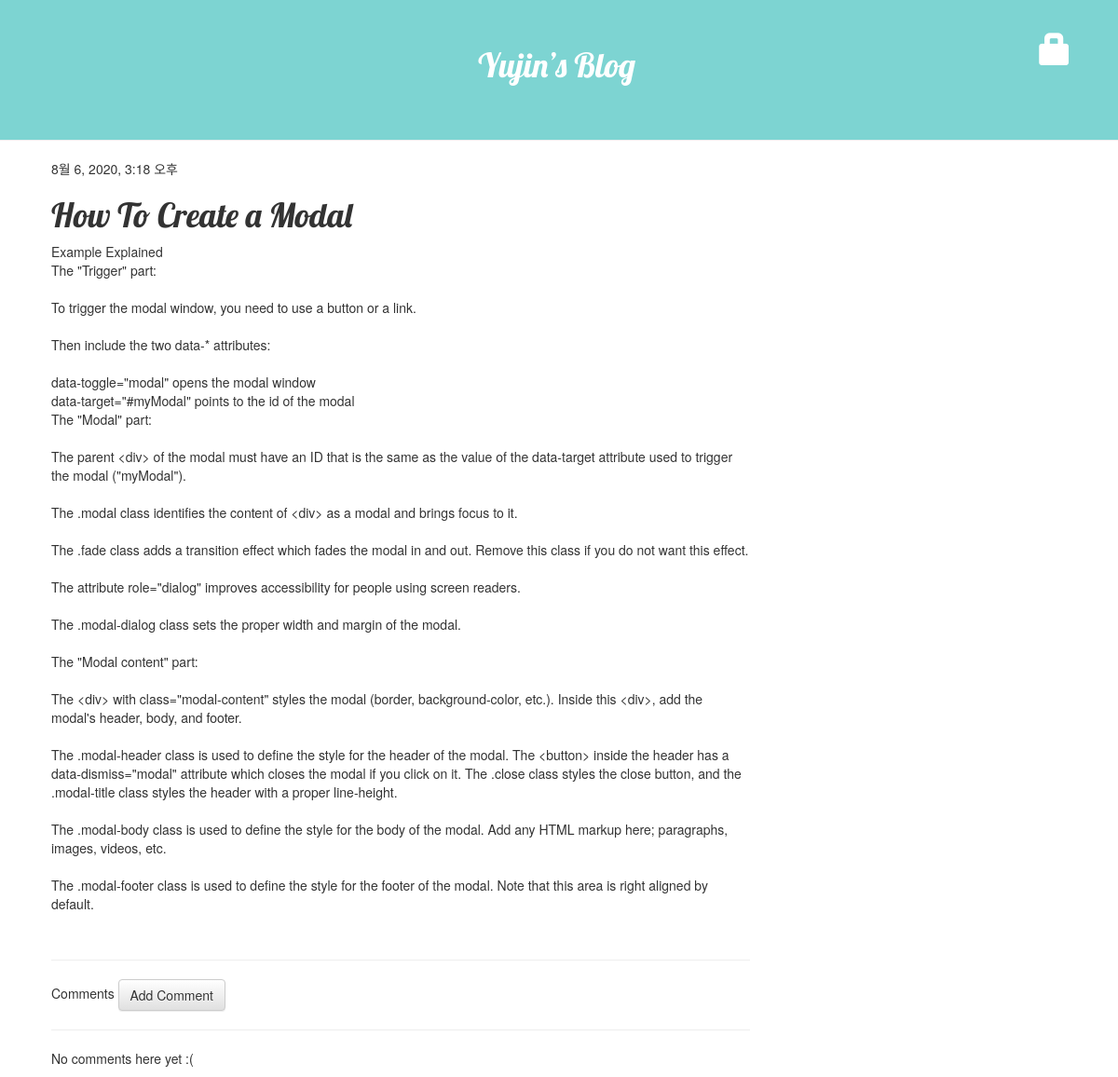
Screenshot of /post/11/ with the database file from the repository.
### blog/models.py (models this page shows, shortened)
class Post(models.Model):
    author = models.ForeignKey('auth.User',on_delete=models.CASCADE) # 글쓴이
    title = models.CharField(max_length=200, validators=[min_length_3_validator]) #제목
    text = models.TextField() # 내용
    created_date = models.DateTimeField(default=timezone.now) # 작성일
    published_date = models.DateTimeField(blank=True, null=True) # 게시일

### blog/views.py (the view)
# urls.py: path('post/<int:pk>/', views.post_detail, name = 'post_detail'),
def post_detail(request, pk):
    post = get_object_or_404(Post, pk=pk)
    return render(request, 'blog/post_detail.html', {'post':post})

### blog/templates/blog/post_detail.html (shortened to what this page needs)
{% extends 'blog/base.html' %}
{% block content %}
      <div class="post">
          {% if post.published_date %}
            <div class="date">
                {{post.published_date}}
            </div>
          {% endif %}
          <h1> {{post.title}}</h1>
          <p> {{post.text|linebreaksbr }}</p>
      </div>
    <hr>Comments
    <a class="btn btn-default" href="{% url 'add_comment_to_post' pk=post.pk %}">Add Comment</a>
    <hr>
    {% for comment in post.comments.all %}
    <div class="comment">
        <div class="date">
            {{ comment.created_date }}
            {% if not comment.approved_comment %}
                <a class="btn btn-default" href="{% url 'comment_remove' pk=comment.pk %}">
                    <span class="glyphicon glyphicon-remove"></span></a>
                <a class="btn btn-default" href="{% url 'comment_approve' pk=comment.pk %}">
                 <span class="glyphicon glyphicon-ok"></span></a>
            {% endif %}
        </div>
        <strong>{{ comment.author }}</strong>
        <p>{{ comment.text|linebreaks }} <hr></p>
    </div>
    {% empty %}
        <p>No comments here yet :( </p>
    {% endfor %}
{% endblock %}

### blog/static/css/blog.css (style rules this page uses)
h1,h2,h3,h4 { font-family: 'Lobster', cursive; }
.post { margin-bottom : 50px; }

### rows the page displays
Post: published_date "8월 6, 2020, 3:18 오후", title "How To Create a Modal", text "Example Explained The \"Trigger\" part: To trigger the modal window, you need to use a button or a link. Then include the two data-* attributes: data-toggle=\"modal\" opens the modal window data-target=\"#myModal\" points to the id of the modal The \"Modal\" part: The parent <div> of the modal must have an ID that is the same as the value of the data-target attribute used to trigger the modal (\"myModal\"). The .modal class identifies the content of <div> as a modal and brings focus to it. The .fade class adds a transition effect which fades the modal in and out. Remove this class if you do not want this effect. The attribute role=\"dialog\" improves accessibility for people using screen readers. The…"
